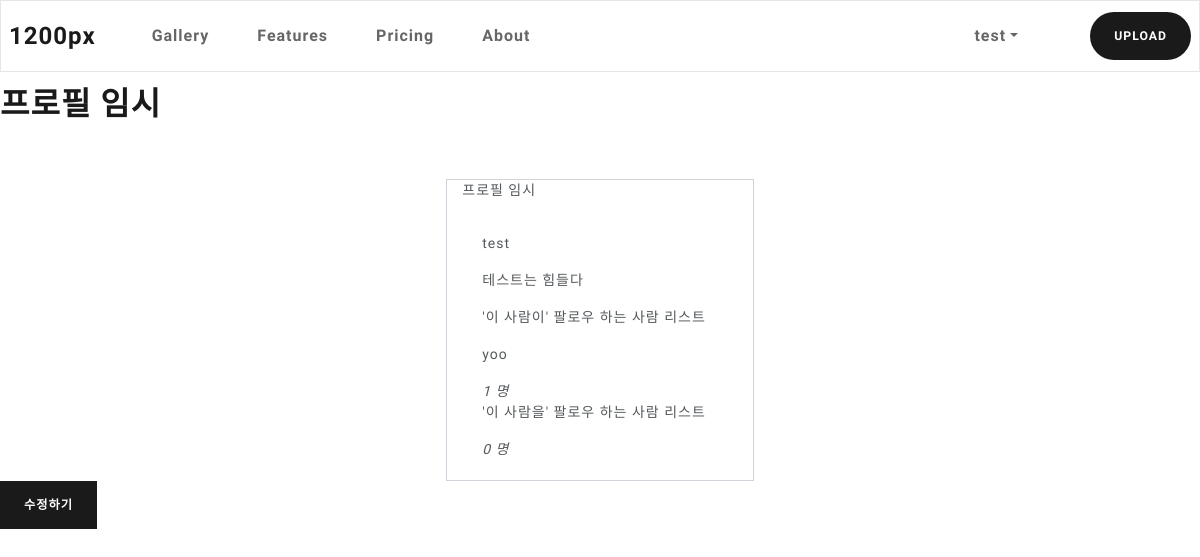
/user/test/ (signed in), run on an earlier commit of the app's database.
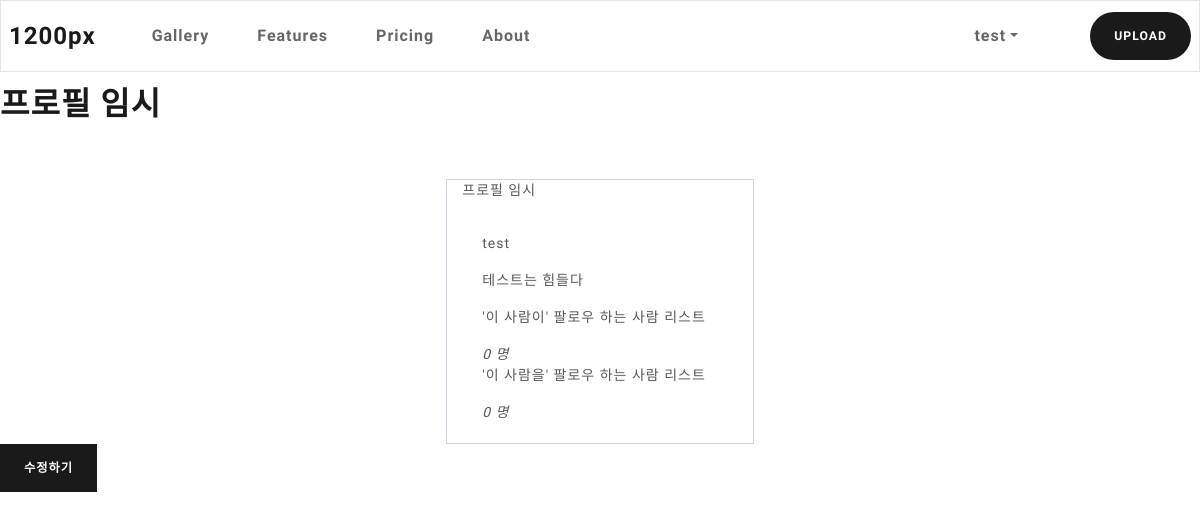
And on a later commit of the database.
### users/models.py (models this page shows, shortened)
class User(AbstractBaseUser):
    email = models.EmailField(verbose_name='email',
                              max_length=255, unique=True)
    username = models.CharField(
        verbose_name='username', max_length=20, unique=True)
    date_joined = models.DateField(default=timezone.now)
    last_login = models.DateField(auto_now=True)
    following = models.ManyToManyField('self', symmetrical=False, related_name='followers')
    is_admin = models.BooleanField(default=False)
    is_active = models.BooleanField(default=True)
    objects = CustomUserManager()
    USERNAME_FIELD = 'email'
    REQUIRED_FIELDS = ['username', ]
    def __str__(self):
        return self.username
    def total_following(self):
        return self.following.count()
    def total_followers(self):
        return self.followers.count()

class Profile(models.Model):
    user = models.OneToOneField(User, on_delete=models.CASCADE)
    profile_image = models.ImageField(
        blank=True, null=True, default='profile/default_profile.jpg', upload_to=user_directory_path)
    state_message = models.CharField(max_length=100, blank=True)
    intro = models.TextField(blank=True)

### users/views.py (the view)
# urls.py: path('<str:username>/',views.ProfileView.as_view(), name='profile'),
class ProfileView(DetailView):
    model = Profile
    template_name = "profile.html"
    def get_object(self):
        return get_object_or_404(Profile, user__username=self.kwargs['username'])
    def get_context_data(self, *args, **kwargs):
        object = self.get_object()
        context = super().get_context_data(*args, **kwargs)
        total_followers = object.user.total_followers()
        total_following = object.user.total_following()
        is_follow = True if self.request.user.following.filter(id = object.user.id).exists() else False
        context['total_followers'] = total_followers
        context['total_following'] = total_following
        context['is_follow'] = is_follow
        return context

### users/templates/profile.html (shortened to what this page needs)
{% extends "base.html" %}
{% block contents %}
<h1>프로필 임시</h1>
        <div class="row justify-content-md-center mt-5">
            <div class="card border-secondary col-md-3">
                <div class="card-title">
                    프로필 임시
                </div>
                <div class="card-body">
                    <p> {{ object.user }} </p>
                    <p> {{ object.state_message }}</p>
                    <p> '이 사람이' 팔로우 하는 사람 리스트 </p>
                    {% for following in object.user.following.all %}
                    <p> {{ following }}</p>
                    {% endfor%}
                    <i>{{ total_following }} 명</i>
                    <br>
                    <p> '이 사람을' 팔로우 하는 사람 리스트 </p>
                    <i>{{ total_followers }} 명</i>
                </div>
            </div>
        </div>
        {% if request.user == object.user %}
        <a href="{% url 'users:profile_update' object.user.username %}" class="btn btn-primary">수정하기</a>
        {% endif %}
        {% endblock %}

### templates/base.html (shortened to what this page needs)
<html>
<head>
  <link rel="stylesheet" href="/static/bootstrap.min.css" />
</head>
<body>
  <nav class="navbar navbar-expand-lg navbar-light bg-light fixed-top">
    <a class="navbar-brand" href="#">1200px</a>
    <div class="collapse navbar-collapse" id="navbarColor03">
      <ul class="navbar-nav mr-auto ml-3">
        <li class="nav-item">
          <a class="nav-link" href="/gallery">Gallery
          </a>
        </li>
        <li class="nav-item">
          <a class="nav-link" href="#">Features</a>
        </li>
        <li class="nav-item">
          <a class="nav-link" href="#">Pricing</a>
        </li>
        <li class="nav-item">
          <a class="nav-link" href="#">About</a>
        </li>
      </ul>
      <ul class='navbar-nav ml-3'>
        {%if user.is_authenticated %}
        <li class="nav-item dropdown">
          <a class="nav-link dropdown-toggle" data-toggle="dropdown" href="#" role="button" aria-haspopup="true"
            aria-expanded="false">{{ user.username }}</a>
        <li class="nav-item ml-auto mr-auto">
          <a class="btn btn-primary rounded-pill" href="/gallery/upload"> UPLOAD </a>
        </li>
        </li>
        {% endif %}
      </ul>
    </div>
  </nav>
  <div class='mt-6'>
    {% block contents %}
    {% endblock %}
  </div>
</body>
</html>

What changed in the data, as far as the page shows it:
no longer on this page (row edited): User: username "yoo"
Also different on the page:
{{ total_following }}: "1" → "0"
